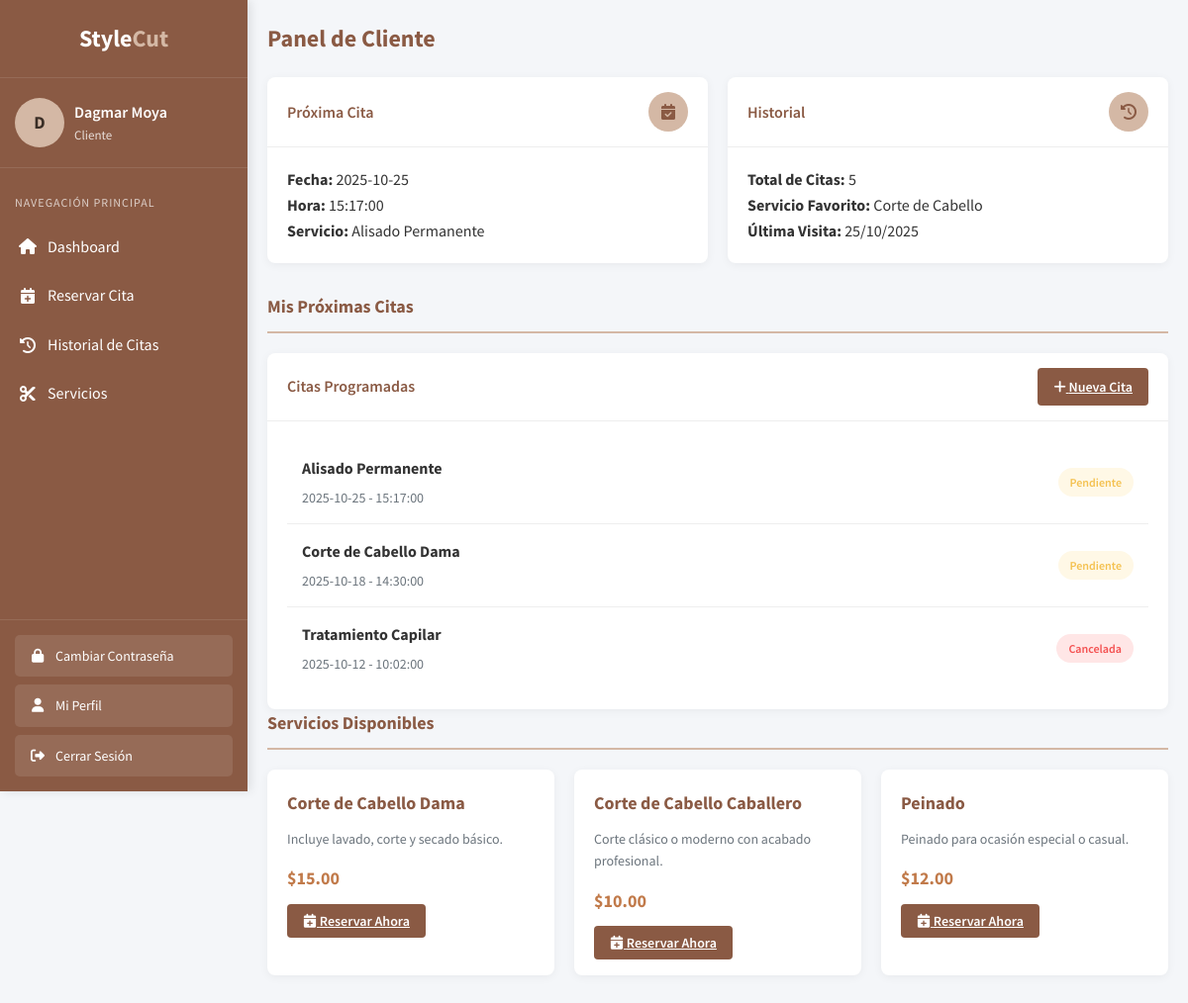
Screenshot of /cliente/dash_cliente.php (signed in) with the database file from the repository.
### tables this page shows
CREATE TABLE `citas` (
  `id` int(11) NOT NULL,
  `usuario_id` int(11) NOT NULL,
  `servicio_id` int(11) NOT NULL,
  `fecha` date NOT NULL,
  `hora` time NOT NULL,
  `estado` enum('pendiente','confirmada','cancelada') DEFAULT 'pendiente'
);

CREATE TABLE `servicios` (
  `id` int(11) NOT NULL,
  `nombre` varchar(100) NOT NULL,
  `descripcion` text DEFAULT NULL,
  `duracion` int(11) NOT NULL,
  `precio` decimal(10,2) NOT NULL
);

### cliente/dash_cliente.php (the view, shortened to what this page needs)
<?php
include __DIR__ . "/../templates/header.php";
include __DIR__ . "/../conexion/bd.php";
$id_usuario = $_SESSION['id_usuario'];
$sql = $conexion->prepare("SELECT id,nombre,descripcion,precio FROM servicios limit 3");
$sql->execute();
$servicios = $sql->fetchAll(PDO::FETCH_OBJ);
$sql = $conexion->prepare("SELECT COUNT(*) as total FROM citas WHERE usuario_id = :id");
$sql->bindParam(':id', $id_usuario, PDO::PARAM_INT);
$sql->execute();
$total_citas = $sql->fetch(PDO::FETCH_OBJ);
$sql = $conexion->prepare("SELECT citas.estado AS estado,citas.fecha AS fecha,citas.hora AS hora,servicios.nombre AS servicio FROM citas INNER JOIN servicios ON citas.servicio_id = servicios.id WHERE citas.usuario_id = :id
ORDER BY citas.fecha DESC LIMIT 3");
$sql->bindParam(':id', $id_usuario, PDO::PARAM_INT);
$sql->execute();
$citas = $sql->fetchAll(PDO::FETCH_OBJ);
$sql = $conexion->prepare("SELECT citas.fecha AS fecha,citas.hora AS hora,servicios.nombre AS servicio FROM citas INNER JOIN servicios ON citas.servicio_id = servicios.id WHERE citas.usuario_id = :id ORDER BY citas.fecha DESC LIMIT 1");
$sql->bindParam(':id', $id_usuario, PDO::PARAM_INT);
$sql->execute();
$ultima_cita = $sql->fetch(PDO::FETCH_OBJ);
?>
<div class="content-header">
    <h1>Panel de Cliente</h1>
</div>
<div class="dashboard-cards">
    <div class="card">
        <div class="card-header">
            <h3 class="card-title">Próxima Cita</h3>
            <div class="card-icon">
                <i class="fas fa-calendar-check"></i>
            </div>
        </div>
        <div class="card-body">
            <?php if ($ultima_cita) :
            ?>
                <p><strong>Fecha:</strong> <?= htmlspecialchars($ultima_cita->fecha); ?></p>
                <p><strong>Hora:</strong> <?= htmlspecialchars($ultima_cita->hora); ?></p>
                <p><strong>Servicio:</strong> <?= htmlspecialchars($ultima_cita->servicio); ?></p>
            <?php else : ?>
                <p>No tienes citas programadas.</p>
            <?php endif; ?>
        </div>
    </div>
    <div class="card">
        <div class="card-header">
            <h3 class="card-title">Historial</h3>
            <div class="card-icon">
                <i class="fas fa-history"></i>
            </div>
        </div>
        <div class="card-body">
            <p><strong>Total de Citas:</strong> <?= htmlspecialchars($total_citas->total); ?></p>
            <p><strong>Servicio Favorito:</strong> Corte de Cabello</p>
            <p>
                <strong>Última Visita:</strong>
                <?= $ultima_cita ? htmlspecialchars(date('d/m/Y', strtotime($ultima_cita->fecha))) : 'Sin registros'; ?>
            </p>
        </div>
    </div>
</div>
<h3 class="section-title">Mis Próximas Citas</h3>
<div class="card">
    <div class="card-header">
        <h3 class="card-title">Citas Programadas</h3>
        <a href="reservar_cita.php" class="btn btn-primary btn-sm">
            <i class="fas fa-plus"></i> Nueva Cita
        </a>
    </div>
    <div class="card-body">
        <?php if ($citas) : ?>
            <ul class="appointments-list">
                <?php foreach ($citas as $item) : ?>
                    <li class="appointment-item">
                        <div class="appointment-details">
                            <h4><?php echo htmlspecialchars($item->servicio); ?></h4>
                            <p><?php echo $item->fecha; ?> - <?php echo  htmlspecialchars($item->hora); ?></p>
                        </div>
                        <?php if ($item->estado == 'pendiente') : ?>
                            <span class="appointment-status status-pending">Pendiente</span>
                        <?php elseif ($item->estado == 'confirmada') : ?>
                            <span class="appointment-status status-confirmed">Confirmada</span>
                        <?php elseif ($item->estado == 'cancelada') : ?>
                            <span class="appointment-status status-cancelled">Cancelada</span>
                        <?php endif; ?>
                    </li>
                <?php endforeach; ?>
            </ul>
        <?php else : ?>
            <p>No tienes citas registradas.</p>
        <?php endif; ?>
    </div>
</div>
<h3 class="section-title">Servicios Disponibles</h3>
<div class="services-grid">
    <?php foreach ($servicios as $item) : ?>
        <div class="service-card">
            <div class="service-content">
                <h3><?= $item->nombre; ?></h3>
                <p><?= $item->descripcion; ?>.</p>
                <span class="price">$<?= $item->precio; ?></span>
                <a href="reservar_cita.php" class="btn btn-primary" style="width: 100%;">
                    <i class="fas fa-calendar-plus"></i> Reservar Ahora
                </a>
            </div>
        </div>
    <?php endforeach; ?>
</div>
<?php include '../templates/footer.php'; ?>

### templates/header.php (style rules this page uses)
:root { --primary: #8a5a44; --primary-dark: #6b4634; --secondary: #d4b8a5; --accent: #c17a4a; --dark: #3a2e26; --light: #f8f4f0; --text: #333333; --sidebar-width: 250px; --header-height: 60px; --box-border-radius: 8px; }
* { margin: 0; padding: 0; box-sizing: border-box; font-family: 'Source Sans Pro', 'Segoe UI', Tahoma, Geneva, Verdana, sans-serif; }
body { background-color: #f4f6f9; color: var(--text); line-height: 1.6; min-height: 100vh; display: flex; }
.btn { padding: 8px 16px; border-radius: 4px; font-weight: 600; cursor: pointer; transition: all 0.3s ease; border: none; font-size: 14px; }
.btn-primary { background-color: var(--primary); color: white; }
.content-header { margin-bottom: 20px; }
.content-header h1 { font-size: 24px; color: var(--primary); margin-bottom: 5px; }
.dashboard-cards { display: grid; grid-template-columns: repeat(auto-fit, minmax(250px, 1fr)); gap: 20px; margin-bottom: 30px; }
.card { background-color: white; border-radius: var(--box-border-radius); box-shadow: 0 2px 10px rgba(0, 0, 0, 0.05); overflow: hidden; }
.card-header { padding: 15px 20px; border-bottom: 1px solid #eee; display: flex; align-items: center; justify-content: space-between; }
.card-title { font-size: 16px; font-weight: 600; color: var(--primary); margin: 0; }
.card-icon { width: 40px; height: 40px; border-radius: 50%; background-color: var(--secondary); display: flex; align-items: center; justify-content: center; color: var(--primary); }
.card-body { padding: 20px; }
.section-title { font-size: 18px; color: var(--primary); margin-bottom: 20px; padding-bottom: 10px; border-bottom: 2px solid var(--secondary); }
.appointments-list { list-style: none; }
.appointment-item { padding: 15px; border-bottom: 1px solid #eee; display: flex; justify-content: space-between; align-items: center; }
.appointment-item:last-child { border-bottom: none; }
.appointment-details h4 { margin-bottom: 5px; font-size: 16px; }
.appointment-details p { color: #6c757d; font-size: 14px; margin: 0; }
.appointment-status { padding: 5px 12px; border-radius: 20px; font-size: 12px; font-weight: 600; }
.status-pending { background-color: #fff8e6; color: #f4c150; }
.status-cancelled { background-color: #ffe6e6; color: #f45050; }
.services-grid { display: grid; grid-template-columns: repeat(auto-fit, minmax(280px, 1fr)); gap: 20px; margin-bottom: 30px; }
.service-card { background-color: white; border-radius: var(--box-border-radius); overflow: hidden; box-shadow: 0 2px 10px rgba(0, 0, 0, 0.05); transition: transform 0.3s ease, box-shadow 0.3s ease; }
.service-content { padding: 20px; }
.service-content h3 { color: var(--primary); margin-bottom: 10px; font-size: 18px; }
.service-content p { margin-bottom: 15px; font-size: 14px; color: #6c757d; }
.price { color: var(--accent); font-weight: bold; font-size: 18px; margin-bottom: 15px; display: block; }

### rows the page displays
citas: fecha "2025-10-25", hora "15:17:00", servicio.nombre "Alisado Permanente", fecha "25/10/2025", estado "Pendiente"
citas: servicio.nombre "Corte de Cabello Dama", fecha "2025-10-18", hora "14:30:00", estado "Pendiente"
citas: servicio.nombre "Tratamiento Capilar", fecha "2025-10-12", hora "10:02:00", estado "Cancelada"
servicios: nombre "Corte de Cabello Dama", descripcion "Incluye lavado, corte y secado básico", precio "15.00"
servicios: nombre "Corte de Cabello Caballero", descripcion "Corte clásico o moderno con acabado profesional", precio "10.00"
servicios: nombre "Peinado", descripcion "Peinado para ocasión especial o casual", precio "12.00"

### other values shown
substr($_SESSION['nombre'], 0, 1) "D"
$_SESSION['nombre'] "Dagmar Moya"
$_SESSION['rol'] "Cliente"
$total_citas->total "5"
